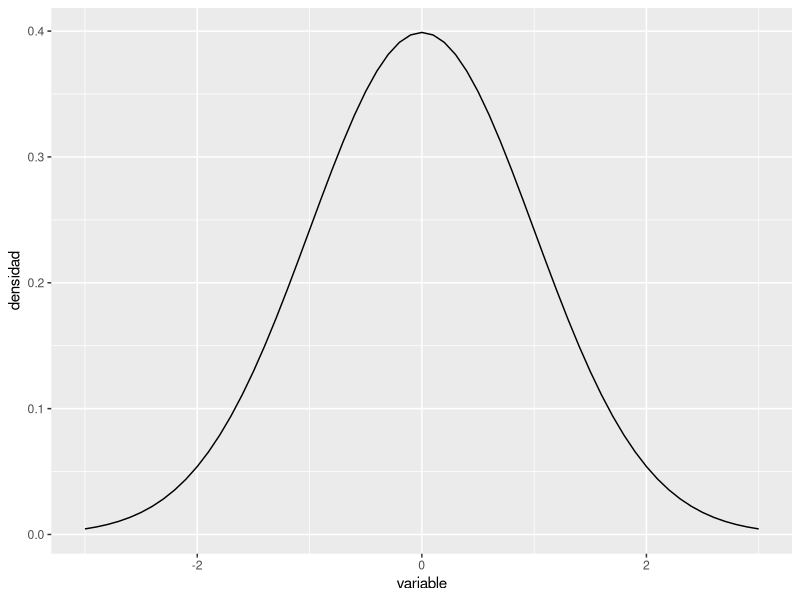

Write the R code that produced this figure.
## ---- chunk 1
#| message: false

# Paquetes:
library(tidyverse)
## ---- chunk 2
tibble(
  variable = seq(from = -3, to = 3, by = .1),
  densidad = variable |> dnorm()
) |>
  ggplot(mapping = aes(x = variable, y = densidad)) +
  geom_line()
## ---- chunk 3
valores <- rnorm(3, mean = 0, sd = 1)
